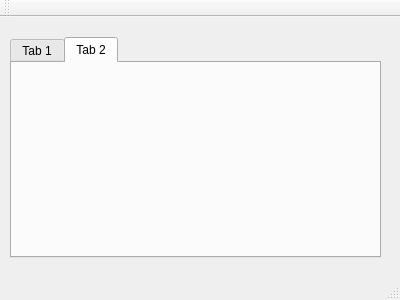
<?xml version="1.0" encoding="UTF-8"?>
<ui version="4.0">
 <class>Ihm</class>
 <widget class="QMainWindow" name="Ihm">
  <property name="geometry">
   <rect>
    <x>0</x>
    <y>0</y>
    <width>400</width>
    <height>300</height>
   </rect>
  </property>
  <property name="windowTitle">
   <string>Ihm</string>
  </property>
  <widget class="QWidget" name="centralWidget">
   <widget class="QTabWidget" name="tabWidget">
    <property name="enabled">
     <bool>true</bool>
    </property>
    <property name="geometry">
     <rect>
      <x>10</x>
      <y>20</y>
      <width>371</width>
      <height>221</height>
     </rect>
    </property>
    <property name="currentIndex">
     <number>1</number>
    </property>
    <widget class="QWidget" name="tab">
     <attribute name="title">
      <string>Tab 1</string>
     </attribute>
    </widget>
    <widget class="QWidget" name="tab_2">
     <attribute name="title">
      <string>Tab 2</string>
     </attribute>
    </widget>
   </widget>
  </widget>
  <widget class="QMenuBar" name="menuBar">
   <property name="geometry">
    <rect>
     <x>0</x>
     <y>0</y>
     <width>400</width>
     <height>20</height>
    </rect>
   </property>
  </widget>
  <widget class="QToolBar" name="mainToolBar">
   <attribute name="toolBarArea">
    <enum>TopToolBarArea</enum>
   </attribute>
   <attribute name="toolBarBreak">
    <bool>false</bool>
   </attribute>
  </widget>
  <widget class="QStatusBar" name="statusBar"/>
 </widget>
 <layoutdefault spacing="6" margin="11"/>
 <resources/>
 <connections/>
</ui>
